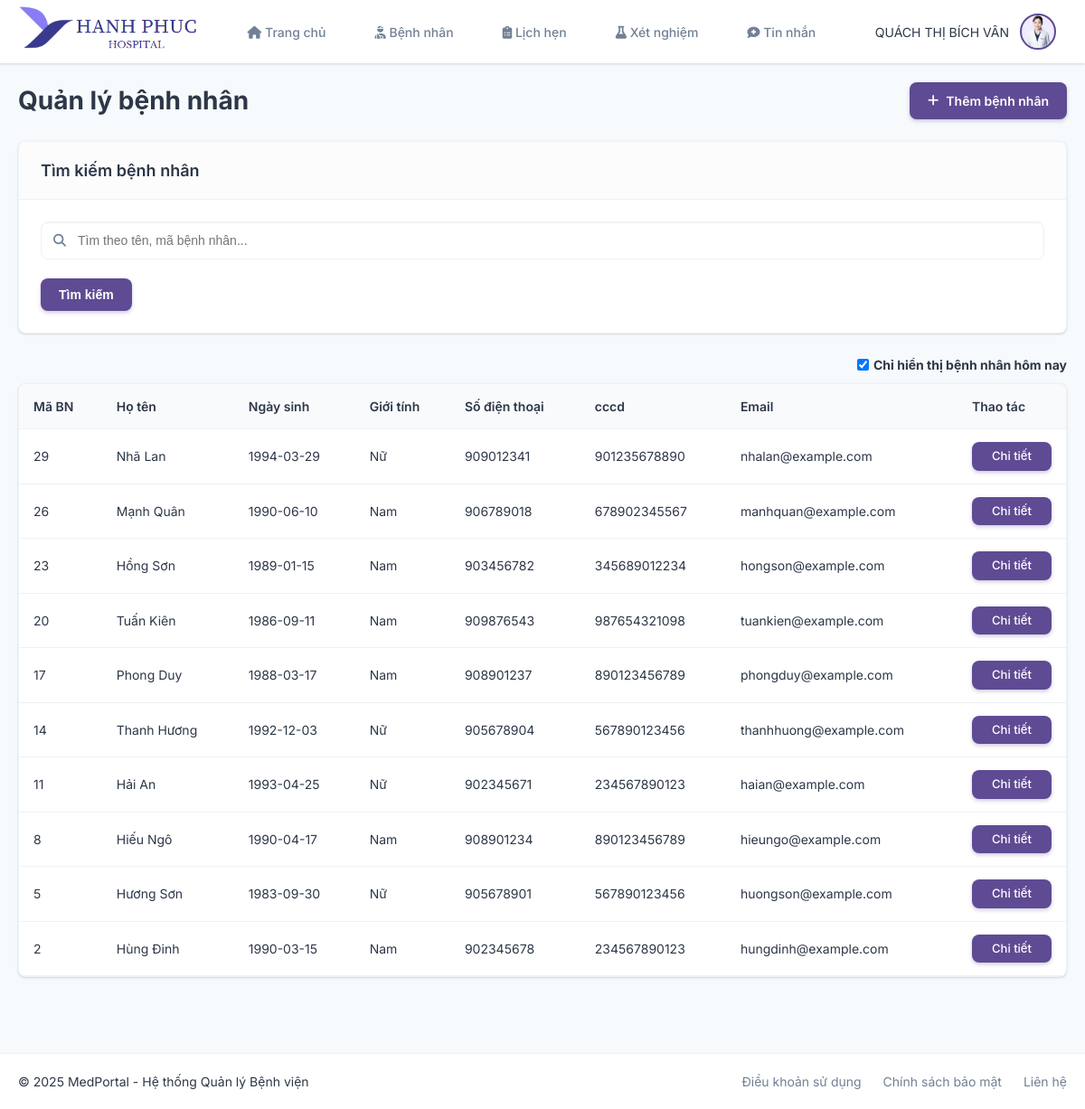
Before: /index.php?action=benhnhan (signed in) with the older database file.
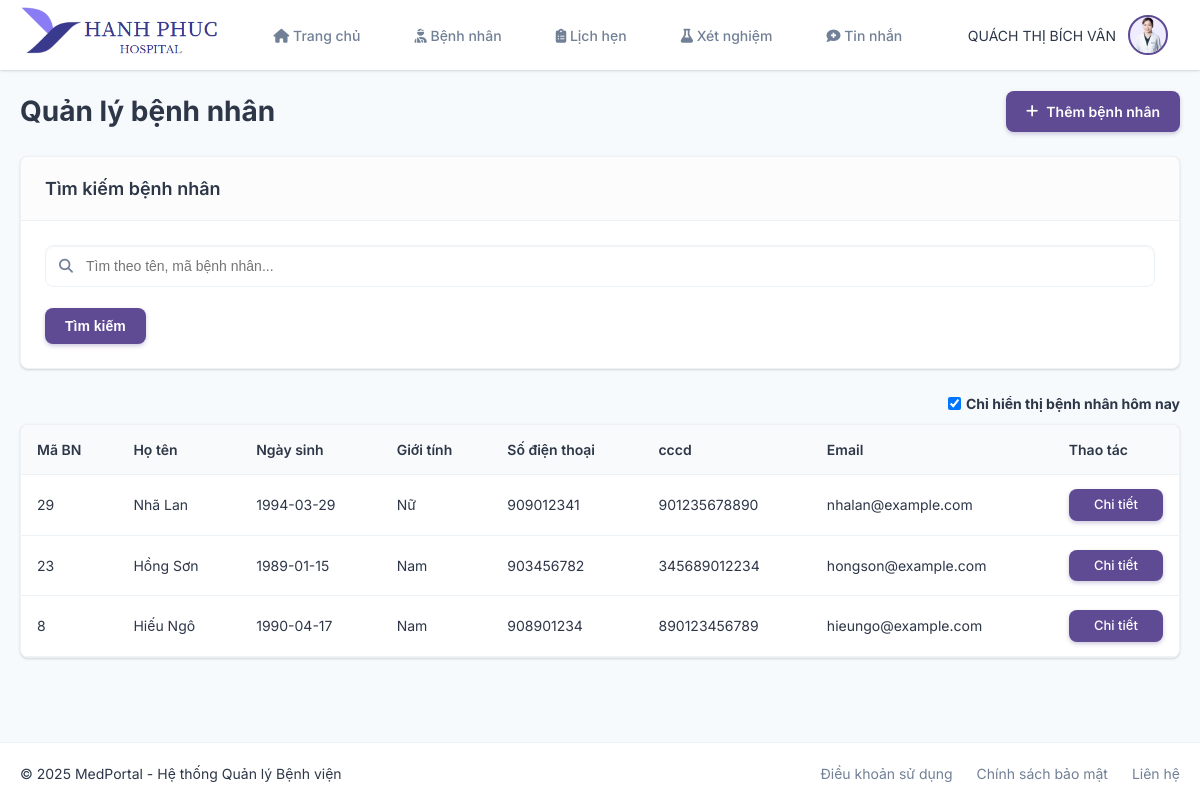
After: the same page with the newer database file.
### tables this page shows
CREATE TABLE `bacsi` (
  `mabacsi` int(11) UNSIGNED NOT NULL,
  `motabs` varchar(1000) NOT NULL,
  `gioithieubs` varchar(5000) NOT NULL,
  `hoten` varchar(100) NOT NULL,
  `ngaysinh` date NOT NULL,
  `email` varchar(100) NOT NULL,
  `sdt` int(12) NOT NULL,
  `cccd` bigint(200) NOT NULL,
  `ngaybatdau` date NOT NULL,
  `ngayketthuc` date DEFAULT NULL,
  `imgbs` varchar(100) NOT NULL,
  `giakham` int(11) NOT NULL,
  `machuyenkhoa` int(11) UNSIGNED NOT NULL,
  `capbac` varchar(100) NOT NULL,
  `trangthai` varchar(50) NOT NULL,
  `tentk` varchar(100) NOT NULL
);

CREATE TABLE `phieukhambenh` (
  `maphieukb` varchar(100) NOT NULL,
  `ngaykham` date NOT NULL,
  `macalamviec` int(10) UNSIGNED NOT NULL,
  `mabacsi` int(11) UNSIGNED NOT NULL,
  `mabenhnhan` int(11) UNSIGNED NOT NULL,
  `tongtien` int(11) NOT NULL,
  `trangthai` varchar(50) NOT NULL
);

CREATE TABLE `benhnhan` (
  `mabenhnhan` int(11) UNSIGNED NOT NULL,
  `hotenbenhnhan` varchar(100) NOT NULL,
  `ngaysinh` date NOT NULL,
  `gioitinh` varchar(4) DEFAULT NULL,
  `nghenghiep` varchar(50) DEFAULT NULL,
  `cccdbenhnhan` bigint(200) DEFAULT NULL,
  `dantoc` varchar(20) DEFAULT NULL,
  `email` varchar(100) NOT NULL,
  `sdtbenhnhan` int(12) DEFAULT NULL,
  `tinh/thanhpho` varchar(50) DEFAULT NULL,
  `quan/huyen` varchar(50) DEFAULT NULL,
  `xa/phuong` varchar(50) DEFAULT NULL,
  `sonha` varchar(60) DEFAULT NULL,
  `quanhe` varchar(50) DEFAULT NULL,
  `tiensubenhtatcuagiadinh` varchar(300) DEFAULT NULL,
  `tiensubenhtatcuabenhnhan` varchar(300) DEFAULT NULL,
  `nhommau` varchar(5) DEFAULT NULL,
  `tentk` varchar(100) NOT NULL
);

### Models/mbacsi.php (called while the page is built, shortened)
<?php
 class mBacSi{
        public function xembacsitheotentk($tentk){
            $p = new clsKetNoi();
            $con = $p->moketnoi();
            $con->set_charset('utf8');
            if($con){
                $str = "select * from bacsi where tentk = '$tentk' limit 1";
                $tbl = $con->query($str);
                return $tbl;
            }else{
                return false;
            }
        }
    }
?>

### Controllers/cbacsi.php (called while the page is built, shortened)
<?php
include_once("Models/mbacsi.php");
class cBacSi{
    public function getBacSiByTenTK($tentk){
        $p = new mBacSi();
        $tbl = $p->xembacsitheotentk($tentk);
        if(!$tbl){
            return -1;
        }else{
            if($tbl->num_rows > 0){
                return $tbl->fetch_assoc();
            }else{
                return 0;
            }
        }
    }
}
?>

### Models/mbenhnhan.php (called while the page is built, shortened)
<?php
 class mBenhNhan{
        public function select_benhnhan_mabacsi($mabacsi){
            $p = new clsKetNoi();
            $con = $p->moketnoi();
            $con->set_charset('utf8');
            if($con){
                $str = "select * from benhnhan as b join phieukhambenh as p on b.mabenhnhan=p.mabenhnhan where mabacsi='$mabacsi' GROUP BY b.mabenhnhan ORDER BY b.mabenhnhan DESC";
                $tbl = $con->query($str);
                return $tbl;
            }else{
                return false;
            }
        }
    }
?>

### Controllers/cbenhnhan.php (called while the page is built, shortened)
<?php
include_once("Models/mbenhnhan.php");
class cBenhNhan{
    public function get_benhnhan_mabacsi($mabacsi){
        $p = new mBenhNhan();
        $tbl = $p->select_benhnhan_mabacsi($mabacsi);
        $list = array();
        if (!$tbl) {
            return -1;
        } else {
            if ($tbl->num_rows > 0) {
                while($r=$tbl->fetch_assoc()){
                    $list[]= $r;
                }
                return $list ;
            } else {
                return 0;
            }
        }
    }
}
?>

### Views/bacsi/pages/benhnhan/index.php (the view, shortened to what this page needs)
<?php
    include_once('Controllers/cbenhnhan.php');
    include_once('Controllers/cbacsi.php');
    $cbenhnhan = new cBenhNhan();
    $cbacsi = new cBacSi();
    $bacsi= $cbacsi->getBacSiByTenTK($_SESSION['user']['tentk']);
    $benhnhan_list= $cbenhnhan->get_benhnhan_mabacsi( $bacsi['mabacsi']);
?>
<body>
    <div class="container">
        <div class="content-header">
            <h1>Quản lý bệnh nhân</h1>
            <a href="#" class="btn-primary"><i class="fas fa-plus"></i> Thêm bệnh nhân</a>
        </div>
        <div class="card">
            <div class="card-header">
                <h2>Tìm kiếm bệnh nhân</h2>
            </div>
            <div class="card-body">
                <form class="search-form" method="POST">
                    <div class="search-input">
                        <i class="fas fa-search"></i>
                        <input type="text" name="tukhoa" placeholder="Tìm theo tên, mã bệnh nhân...">
                    </div>
                    <br>
                    <button type="submit" class="btn-primary" name="btntimkiem">Tìm kiếm</button>
                </form>
            </div>
        </div>
        <form method="GET" style="display: flex; justify-content: flex-end; align-items: center; margin-bottom: 10px;">
            <input value="benhnhan" type="checkbox" name="action" id="homnay" onchange="this.form.submit()" <?php if (isset($_GET['action'])) echo 'checked'; ?>>
            <label for="homnay" style="margin-left: 5px;"><b>Chỉ hiển thị bệnh nhân hôm nay</b></label>
        </form>
        <div class="card">
            <div class="card-body no-padding">
                <table class="data-table">
                    <thead>
                        <tr>
                            <th>Mã BN</th>
                            <th>Họ tên</th>
                            <th>Ngày sinh</th>
                            <th>Giới tính</th>
                            <th>Số điện thoại</th>
                            <th>cccd</th>
                            <th>Email</th>
                            <th>Thao tác</th>
                        </tr>
                    </thead>
                    <tbody>
                        <?php
                            if($benhnhan_list){
                                foreach ($benhnhan_list as $i) {
                                    echo '<tr>';
                                    echo '<td>' . $i['mabenhnhan'] . '</td>';
                                    echo '<td>' . $i['hotenbenhnhan'] . '</td>';
                                    echo '<td>' . $i['ngaysinh'] . '</td>';
                                    echo '<td>' . $i['gioitinh'] . '</td>';
                                    echo '<td>' . $i['sdtbenhnhan'] . '</td>';
                                    echo '<td>' . $i['cccdbenhnhan'] . '</td>';
                                    echo '<td>' . $i['email'] . '</td>';
                                    echo '<td class="actions">';
                                    echo '<a class="btn-primary btn-small" style="display: flex;" href="?action=chitietbenhnhan&id=' . $i['mabenhnhan'] . '" class="btn-small">Chi tiết</a>';
                                    echo '</td>';
                                    echo '</tr>';
                                }
                            }else{
                                echo '<tr><td colspan="7" style="text-align:center; color:gray;">Chưa có bệnh nhân</td></tr>';
                            }
                        ?>
                    </tbody>
                </table>
            </div>
        </div>
    </div>
    <?php require("Views/bacsi/layout/footer.php"); ?>

### index.php (shortened to what this page needs)
<?php
    if(isset($_GET["action"]))
        $page=$_GET["action"];
    else
        $page='trangchu';
    if(isset($_SESSION['dangnhap']) && $_SESSION['dangnhap']==0){
        if(file_exists("Views/bacsi/pages/".$page."/index.php")){
            require("Views/bacsi/layout/header.php");
            include("Views/bacsi/pages/".$page."/index.php");
        }
        else
            include("Views/bacsi/pages/404/index.php");
    }
?>

### Views/bacsi/layout/header.php (shortened to what this page needs)
<?php
    include_once('Controllers/cbacsi.php');
    $cbacsi= new cbacsi();
    if(isset($_SESSION["dangnhap"]) && isset($_SESSION["user"])){
        $bacsi = $cbacsi->getBacSiByTenTK($_SESSION["user"]["tentk"]);
    }
?>
<!DOCTYPE html>
<html lang="vi">
<head>
    <link rel="stylesheet" href="Views/bacsi/assets/css/style.css">
    <link rel="stylesheet" href="https://cdnjs.cloudflare.com/ajax/libs/font-awesome/6.4.0/css/all.min.css">
</head>
<body>
    <header class="main-header">
        <div class="logo">
                <a href="?action=trangchu">
                    <img src="Assets/img/logo.png" alt="Hanh Phuc Hospital Logo" style="width:200px;">
                </a>
        </div>
        <nav class="main-nav">
            <ul>
                <li><a href="?action=trangchu"><i class="fas fa-home"></i> Trang chủ</a></li>
                <li><a href="?action=benhnhan"><i class="fas fa-user-injured"></i> Bệnh nhân</a></li>
                <li><a href="?action=lichhen"><i class="fas fa-clipboard-list"></i> Lịch hẹn</a></li>
                <li><a href="?action=xetnghiem"><i class="fas fa-flask"></i> Xét nghiệm</a></li>
                <li><a href="?action=tinnhan"><i class="fas fa-comment-medical"></i> Tin nhắn</a></li>
            </ul>
        </nav>
        <div class="user-menu">
            <div class="user-info">
                <span><?php echo $bacsi["hoten"] ?? 'Bác sĩ'; ?></span>
                <img src="<?php echo 'Assets/img/'.$bacsi["imgbs"].'';?>"alt="Avatar" class="user-avatar">
            </div>
        </div>
    </header>

### Views/bacsi/layout/footer.php (shortened to what this page needs)
<footer class="main-footer">
    <div class="footer-content">
        <p>&copy; <?php echo date('Y'); ?> MedPortal - Hệ thống Quản lý Bệnh viện</p>
        <div class="footer-links">
            <a href="#">Điều khoản sử dụng</a>
            <a href="#">Chính sách bảo mật</a>
            <a href="#">Liên hệ</a>
        </div>
    </div>
    </footer>
</body>
</html>

### Views/bacsi/assets/css/style.css (style rules this page uses)
* { margin: 0; padding: 0; box-sizing: border-box; }
:root { --primary: #5e4b93; --primary-dark: #483a73; --primary-light: #f0ecff; --secondary: #7c6db3; --secondary-light: #f5f2ff; --accent: #8a7fc7; --accent-light: #f8f6ff; --success: #4caf50; --success-light: #e8f5e9; --warning: #ff9800; --warning-light: #fff3e0; --danger: #f44336; --danger-light: #ffebee; --dark: #2d3748; --gray: #718096; --light-gray: #edf2f7; --white: #ffffff; --shadow: 0 1px 3px 0 rgba(0, 0, 0, 0.1), 0 1px 2px 0 rgba(0, 0, 0, 0.06); --shadow-md: 0 4px 6px -1px rgba(0, 0, 0, 0.1), 0 2px 4px -1px rgba(0, 0, 0, 0.06); --shadow-lg: 0 10px 15px -3px rgba(0, 0, 0, 0.1), 0 4px 6px -2px rgba(0, 0, 0, 0.05); --border-radius: 8px; --transition: all 0.3s ease; }
body { font-family: "Inter", -apple-system, BlinkMacSystemFont, "Segoe UI", Roboto, Helvetica, Arial, sans-serif; font-size: 14px; line-height: 1.5; color: var(--dark); background-color: #f7fafc; }
a { text-decoration: none; color: var(--primary); transition: var(--transition); }
ul { list-style: none; }
.container { max-width: 1200px; margin: 0 auto; padding: 20px; }
.main-header { display: flex; align-items: center; justify-content: space-between; padding: 0 20px; height: 70px; background-color: var(--white); box-shadow: var(--shadow); position: sticky; top: 0; z-index: 100; }
.logo { display: flex; align-items: center; font-size: 22px; font-weight: 700; color: var(--primary); }
.main-nav ul { display: flex; }
.main-nav li { margin: 0 12px; }
.main-nav a { color: var(--gray); padding: 10px 15px; border-radius: var(--border-radius); transition: var(--transition); font-weight: 500; position: relative; }
.user-menu { position: relative; }
.user-info { display: flex; align-items: center; cursor: pointer; padding: 8px 12px; border-radius: var(--border-radius); transition: var(--transition); }
.user-avatar { width: 40px; height: 40px; border-radius: 50%; margin-left: 12px; object-fit: cover; background-color: var(--primary-light); border: 2px solid var(--primary); }
.main-footer { background-color: var(--white); border-top: 1px solid var(--light-gray); padding: 20px; margin-top: 40px; }
.footer-content { display: flex; justify-content: space-between; align-items: center; max-width: 1200px; margin: 0 auto; }
.footer-links a { margin-left: 20px; color: var(--gray); transition: var(--transition); }
.btn-primary, .btn-outline, .btn-small, .btn-success, .btn-danger, .btn-warning { display: inline-flex; align-items: center; justify-content: center; padding: 10px 20px; border-radius: var(--border-radius); font-weight: 600; cursor: pointer; transition: var(--transition); border: none; text-align: center; font-size: 14px; gap: 8px; }
.btn-primary { background-color: var(--primary); color: var(--white); box-shadow: 0 2px 4px rgba(94, 75, 147, 0.3); }
.btn-small { padding: 6px 12px; font-size: 13px; font-weight: 500; }
.card { background-color: var(--white); border-radius: var(--border-radius); box-shadow: var(--shadow); margin-bottom: 24px; overflow: hidden; transition: var(--transition); border: 1px solid var(--light-gray); }
.card-header { padding: 18px 24px; border-bottom: 1px solid var(--light-gray); background-color: #fcfcfc; }
.card-header h2 { margin: 0; font-size: 18px; color: var(--dark); font-weight: 600; }
.card-body { padding: 24px; }
.card-body.no-padding { padding: 0; }
.content-header { display: flex; justify-content: space-between; align-items: center; margin-bottom: 24px; }
.content-header h1 { color: var(--dark); font-size: 28px; font-weight: 700; }
.search-form { width: 100%; }
.search-input { position: relative; }
.search-input i { position: absolute; left: 14px; top: 50%; transform: translateY(-50%); color: var(--gray); }
.search-input input { width: 100%; padding: 12px 12px 12px 40px; border: 1px solid var(--light-gray); border-radius: var(--border-radius); font-size: 14px; transition: var(--transition); box-shadow: 0 1px 2px rgba(0, 0, 0, 0.05) inset; }
.data-table { width: 100%; border-collapse: collapse; }
.data-table th, .data-table td { padding: 14px 16px; text-align: left; border-bottom: 1px solid var(--light-gray); }
.data-table th { font-weight: 600; color: var(--dark); background-color: #f9fafb; position: sticky; top: 0; z-index: 10; }
.data-table tr { transition: var(--transition); }
.data-table .actions { text-align: right; }

Changed rows visible on the page:
removed phieukhambenh: mabenhnhan "26", mabenhnhan.hotenbenhnhan "Mạnh Quân", mabenhnhan.ngaysinh "1990-06-10", mabenhnhan.gioitinh "Nam", mabenhnhan.sdtbenhnhan "906789018", mabenhnhan.cccdbenhnhan "678902345567", mabenhnhan.email "manhquan@example.com"
removed phieukhambenh: mabenhnhan "20", mabenhnhan.hotenbenhnhan "Tuấn Kiên", mabenhnhan.ngaysinh "1986-09-11", mabenhnhan.gioitinh "Nam", mabenhnhan.sdtbenhnhan "909876543", mabenhnhan.cccdbenhnhan "987654321098", mabenhnhan.email "tuankien@example.com"
removed phieukhambenh: mabenhnhan "17", mabenhnhan.hotenbenhnhan "Phong Duy", mabenhnhan.ngaysinh "1988-03-17", mabenhnhan.gioitinh "Nam", mabenhnhan.sdtbenhnhan "908901237", mabenhnhan.cccdbenhnhan "890123456789", mabenhnhan.email "phongduy@example.com"
removed phieukhambenh: mabenhnhan "14", mabenhnhan.hotenbenhnhan "Thanh Hương", mabenhnhan.ngaysinh "1992-12-03", mabenhnhan.gioitinh "Nữ", mabenhnhan.sdtbenhnhan "905678904", mabenhnhan.cccdbenhnhan "567890123456", mabenhnhan.email "thanhhuong@example.com"
removed phieukhambenh: mabenhnhan "11", mabenhnhan.hotenbenhnhan "Hải An", mabenhnhan.ngaysinh "1993-04-25", mabenhnhan.gioitinh "Nữ", mabenhnhan.sdtbenhnhan "902345671", mabenhnhan.cccdbenhnhan "234567890123", mabenhnhan.email "haian@example.com"
removed phieukhambenh: mabenhnhan "5", mabenhnhan.hotenbenhnhan "Hương Sơn", mabenhnhan.ngaysinh "1983-09-30", mabenhnhan.gioitinh "Nữ", mabenhnhan.sdtbenhnhan "905678901", mabenhnhan.cccdbenhnhan "567890123456", mabenhnhan.email "huongson@example.com"
removed phieukhambenh: mabenhnhan "2", mabenhnhan.hotenbenhnhan "Hùng Đinh", mabenhnhan.ngaysinh "1990-03-15", mabenhnhan.gioitinh "Nam", mabenhnhan.sdtbenhnhan "902345678", mabenhnhan.cccdbenhnhan "234567890123", mabenhnhan.email "hungdinh@example.com"
